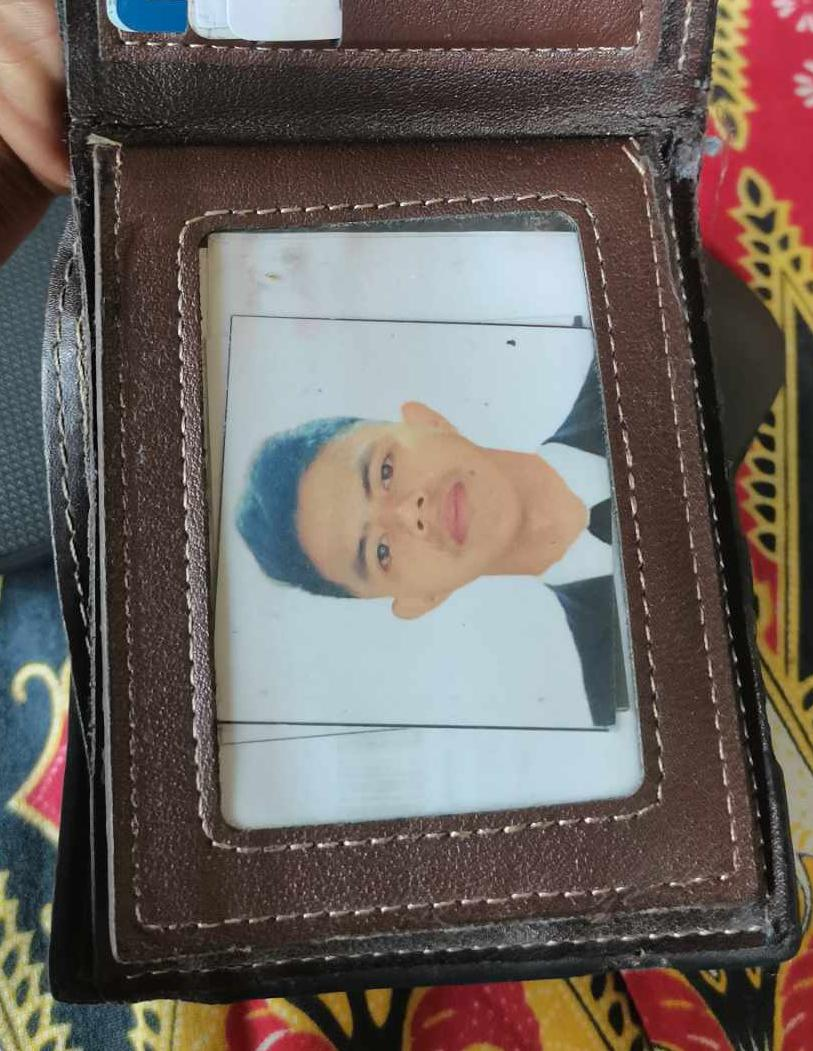
#> input picture temp_cropped_1028027548053176122.jpg, 813 x 1051 px; its folder holds only this picture in this run
$ python ultra_enhanced_color_detection.py
#> lines starting #> are read from the running program, lines starting #| are printed output that depends on the picture
#!/usr/bin/env python3
"""
Ultra Enhanced Color Detection System
Advanced color analysis with machine learning, perceptual color matching, and comprehensive color understanding.
"""

import cv2
import numpy as np
from PIL import Image, ImageEnhance
import webcolors
from sklearn.cluster import KMeans, DBSCAN, MeanShift, AgglomerativeClustering
from sklearn.metrics.pairwise import cosine_similarity, euclidean_distances
from sklearn.preprocessing import StandardScaler
from sklearn.decomposition import PCA
from sklearn.ensemble import RandomForestClassifier
import colorsys
from typing import Dict, List, Tuple, Optional, Union
import json
import os
from collections import Counter, defaultdict
import math
import warnings
warnings.filterwarnings('ignore')

class UltraEnhancedColorDetector:
    """Ultra-enhanced color detection with machine learning and perceptual analysis."""

    def __init__(self):
        # Initialize comprehensive color database
        self.color_database = self._initialize_ultra_color_database()
        self.perceptual_weights = self._initialize_perceptual_weights()
        self.ml_models = {}

        # Advanced color spaces for different analysis types
        self.color_spaces = {
            'RGB': 'rgb',
            'HSV': 'hsv',
            'LAB': 'lab',
            'LUV': 'luv',
            'XYZ': 'xyz',
            'YUV': 'yuv',
            'YCbCr': 'ycbcr'
        }

        # Color harmony relationships
        self.harmony_types = {
            'monochromatic': 0,
            'analogous': 30,
            'complementary': 180,
            'triadic': 120,
            'tetradic': 90,
            'split_complementary': 150,
            'double_split_complementary': 30
        }

        # Material-specific color characteristics
        self.material_colors = {
            'metal': {'reflective': True, 'saturation_range': (0.3, 1.0), 'brightness_range': (0.4, 1.0)},
            'plastic': {'reflective': False, 'saturation_range': (0.2, 0.9), 'brightness_range': (0.3, 0.9)},
            'fabric': {'reflective': False, 'saturation_range': (0.1, 0.8), 'brightness_range': (0.2, 0.8)},
            'leather': {'reflective': False, 'saturation_range': (0.1, 0.7), 'brightness_range': (0.2, 0.7)},
            'glass': {'reflective': True, 'saturation_range': (0.0, 0.6), 'brightness_range': (0.6, 1.0)},
            'wood': {'reflective': False, 'saturation_range': (0.1, 0.6), 'brightness_range': (0.2, 0.7)}
        }

    def _initialize_ultra_color_database(self) -> Dict:
        """Initialize ultra-comprehensive color database with perceptual properties."""
        return {
            # Primary Colors with perceptual data
            'red': {
                'rgb': (255, 0, 0), 'hsv': (0, 100, 100), 'lab': (53, 80, 67),
                'perceptual': {'warmth': 1.0, 'intensity': 1.0, 'visibility': 1.0},
                'materials': ['plastic', 'fabric', 'metal', 'leather']
            },
            'green': {
                'rgb': (0, 128, 0), 'hsv': (120, 100, 50), 'lab': (46, -51, 50),
                'perceptual': {'warmth': -0.5, 'intensity': 0.8, 'visibility': 0.9},
                'materials': ['plastic', 'fabric', 'metal', 'leather']
            },
            'blue': {
                'rgb': (0, 0, 255), 'hsv': (240, 100, 100), 'lab': (32, 79, -107),
                'perceptual': {'warmth': -1.0, 'intensity': 1.0, 'visibility': 0.8},
                'materials': ['plastic', 'fabric', 'metal', 'glass']
            },

            # Extended color families with material associations
            'crimson': {
                'rgb': (220, 20, 60), 'hsv': (348, 91, 86), 'lab': (48, 75, 38),
                'perceptual': {'warmth': 0.9, 'intensity': 0.9, 'visibility': 0.95},
                'materials': ['fabric', 'leather', 'plastic']
            },
            'navy': {
                'rgb': (0, 0, 128), 'hsv': (240, 100, 50), 'lab': (20, 20, -50),
                'perceptual': {'warmth': -0.8, 'intensity': 0.6, 'visibility': 0.7},
                'materials': ['fabric', 'leather', 'metal']
            },
            'gold': {
                'rgb': (255, 215, 0), 'hsv': (51, 100, 100), 'lab': (88, -10, 85),
                'perceptual': {'warmth': 0.8, 'intensity': 0.9, 'visibility': 0.9},
                'materials': ['metal', 'plastic']
            },
            'silver': {
                'rgb': (192, 192, 192), 'hsv': (0, 0, 75), 'lab': (75, 0, 0),
                'perceptual': {'warmth': 0.0, 'intensity': 0.5, 'visibility': 0.8},
                'materials': ['metal', 'plastic']
            },
            'rose_gold': {
                'rgb': (233, 150, 122), 'hsv': (15, 48, 91), 'lab': (70, 25, 35),
                'perceptual': {'warmth': 0.7, 'intensity': 0.7, 'visibility': 0.85},
                'materials': ['metal', 'plastic']
            },
            'matte_black': {
                'rgb': (64, 64, 64), 'hsv': (0, 0, 25), 'lab': (25, 0, 0),
                'perceptual': {'warmth': 0.0, 'intensity': 0.2, 'visibility': 0.6},
                'materials': ['plastic', 'fabric', 'leather', 'metal']
            },
            'space_gray': {
                'rgb': (120, 120, 120), 'hsv': (0, 0, 47), 'lab': (47, 0, 0),
                'perceptual': {'warmth': 0.0, 'intensity': 0.3, 'visibility': 0.7},
                'materials': ['metal', 'plastic']
            },
            'midnight_green': {
                'rgb': (25, 25, 112), 'hsv': (240, 78, 44), 'lab': (15, 15, -45),
                'perceptual': {'warmth': -0.6, 'intensity': 0.5, 'visibility': 0.6},
                'materials': ['metal', 'plastic']
            }
        }

    def _initialize_perceptual_weights(self) -> Dict:
        """Initialize perceptual color matching weights."""
        return {
            'hue': 0.4,      # Most important for color identification
            'saturation': 0.3, # Important for color intensity
            'brightness': 0.2, # Important for color visibility
            'warmth': 0.1     # Important for color temperature
        }

    def analyze_image_colors_ultra(self, image_path: str, num_colors: int = 12) -> Dict:
        """Ultra-enhanced color analysis with machine learning and perceptual matching."""
#> called with image_path = 'temp_cropped_1028027548053176122.jpg', num_colors = 12
        try:
            # Load and preprocess image
            image = Image.open(image_path).convert('RGB')
#> image is the input picture: PIL image 813x1051 RGB; mean R, G, B 108.4, 99.3, 94.7
            image_array = np.array(image)

            # Apply image enhancement
            enhanced_image = self._enhance_image_for_color_analysis(image)
            enhanced_array = np.array(enhanced_image)

            # Foreground segmentation to reduce background influence
            try:
                valid_mask = self._compute_foreground_mask(enhanced_array)
            except Exception:
                valid_mask = None

            # Multi-algorithm color extraction
            colors_kmeans = self._extract_colors_kmeans(enhanced_array, num_colors, valid_mask)
            colors_dbscan = self._extract_colors_dbscan(enhanced_array, valid_mask)
            colors_meanshift = self._extract_colors_meanshift(enhanced_array, valid_mask)

            # Combine results using ensemble method
            combined_colors = self._combine_color_extraction_results(
                colors_kmeans, colors_dbscan, colors_meanshift
            )

            # Perceptual color analysis
            perceptual_analysis = self._analyze_perceptual_properties(combined_colors)

            # Material detection and color-material association
            material_analysis = self._analyze_material_colors(enhanced_array, combined_colors)

            # Color harmony analysis
            harmony_analysis = self._analyze_color_harmony(combined_colors)

            # Generate comprehensive color description
            color_description = self._generate_ultra_color_description(
                combined_colors, perceptual_analysis, material_analysis, harmony_analysis
            )

            return {
                'success': True,
                'primary_colors': combined_colors[:3],
                'all_colors': combined_colors,
                'perceptual_analysis': perceptual_analysis,
                'material_analysis': material_analysis,
                'harmony_analysis': harmony_analysis,
                'color_description': color_description,
                'named_palette': self._name_palette(combined_colors),
                'confidence_score': self._calculate_confidence_score(combined_colors, perceptual_analysis),
                'metadata': {
                    'num_colors_detected': len(combined_colors),
                    'image_size': image.size,
                    'analysis_method': 'ultra_enhanced'
                }
            }

        except Exception as e:
            return {
                'success': False,
                'error': str(e),
                'fallback': True
            }

    def _enhance_image_for_color_analysis(self, image: Image.Image) -> Image.Image:
        """Enhance image for better color analysis."""
        # Convert to numpy array for processing
        img_array = np.array(image)

        # Apply CLAHE (Contrast Limited Adaptive Histogram Equalization)
        lab = cv2.cvtColor(img_array, cv2.COLOR_RGB2LAB)
#> lab: shape (1051, 813, 3); mean of channels 0, 1, 2 107.1, 131.6, 132.8
        l, a, b = cv2.split(lab)
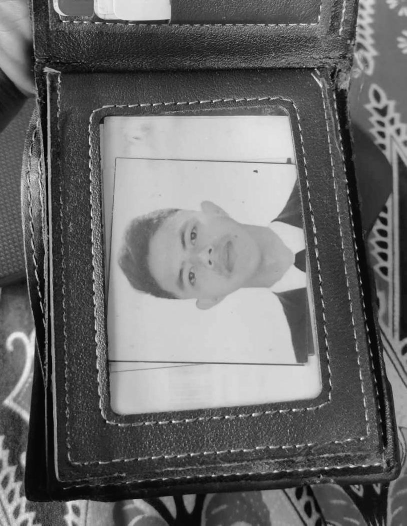
#> l: shape (1051, 813) (shown at 1/2 size); min 0, max 254, mean 107.1
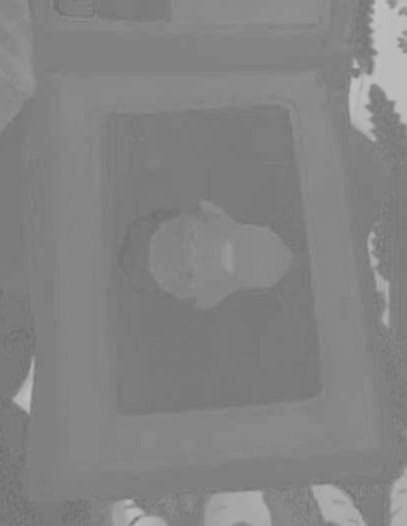
#> a: shape (1051, 813) (shown at 1/2 size); min 109, max 196, mean 131.6
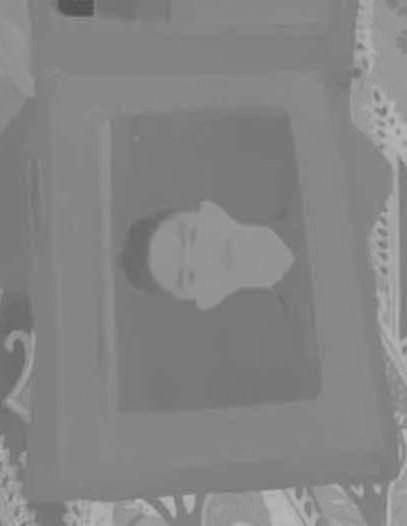
#> b: shape (1051, 813) (shown at 1/2 size); min 80, max 184, mean 132.8
        clahe = cv2.createCLAHE(clipLimit=2.0, tileGridSize=(8, 8))
        l = clahe.apply(l)
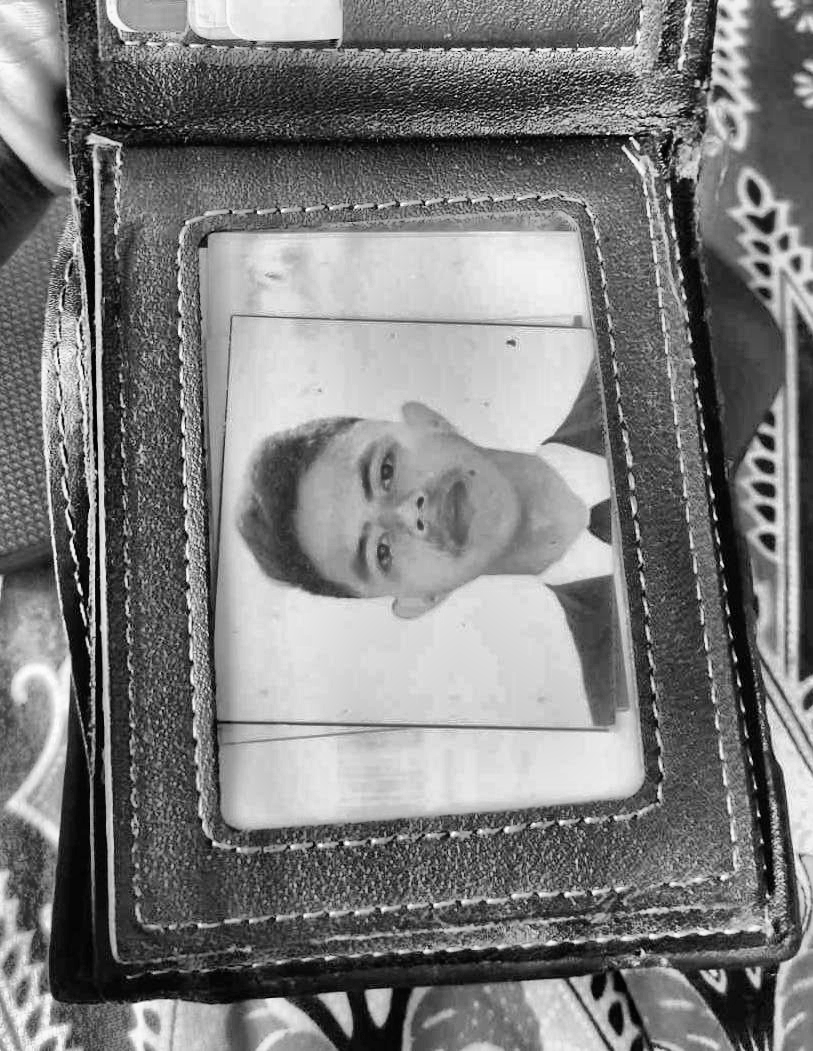
#> l: shape (1051, 813); min 0, max 255, mean 124.3
        enhanced_lab = cv2.merge([l, a, b])
#> enhanced_lab: shape (1051, 813, 3); mean of channels 0, 1, 2 124.3, 131.6, 132.8
        enhanced_rgb = cv2.cvtColor(enhanced_lab, cv2.COLOR_LAB2RGB)
#> (the rest of the program and of its run is left out)
